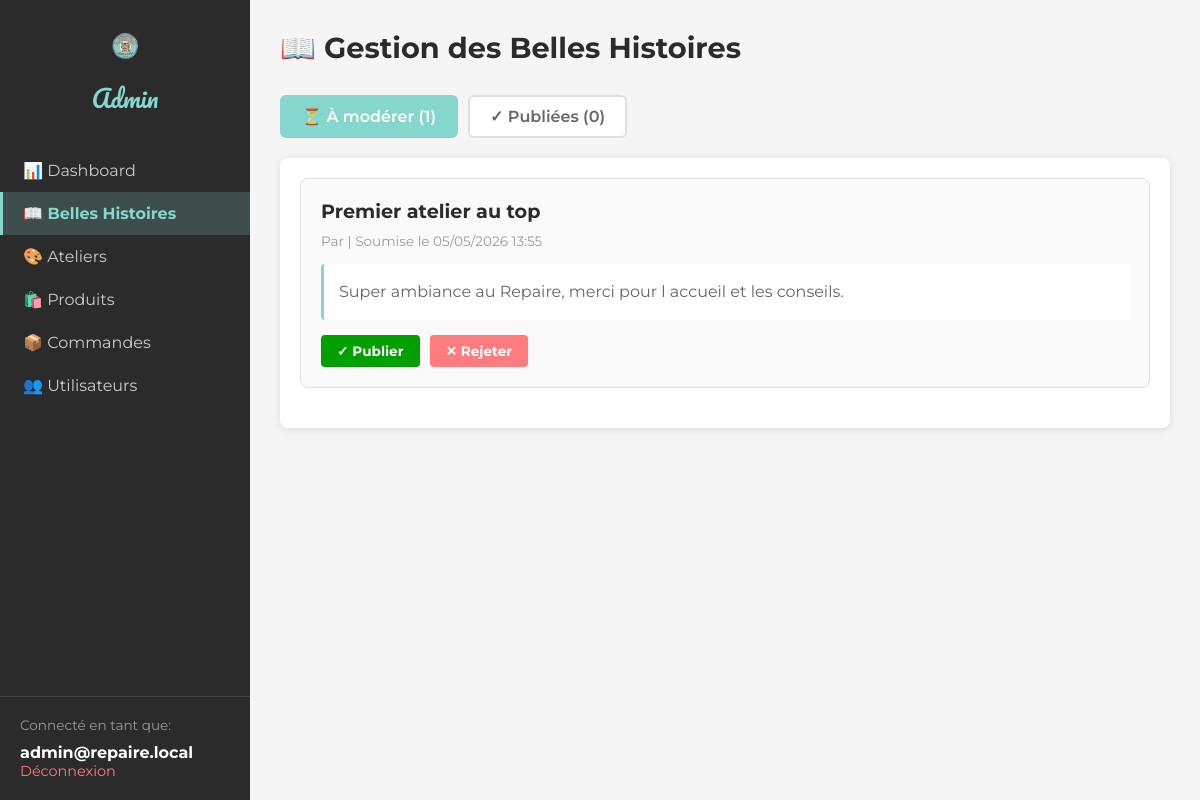
/admin/moderer-histoires.php (signed in), run on the app's committed database.
### tables this page shows
CREATE TABLE belles_histoires (
  id INT AUTO_INCREMENT PRIMARY KEY,
  utilisateur_id INT NOT NULL,
  titre VARCHAR(150) NOT NULL,
  contenu TEXT NOT NULL,
  statut ENUM('en_attente', 'publiee', 'refusee') NOT NULL DEFAULT 'en_attente',
  admin_id INT NULL,
  date_publication DATETIME NOT NULL DEFAULT CURRENT_TIMESTAMP,
  CONSTRAINT fk_histoires_utilisateur
    FOREIGN KEY (utilisateur_id) REFERENCES utilisateurs(id)
    ON UPDATE CASCADE ON DELETE CASCADE,
  CONSTRAINT fk_histoires_admin
    FOREIGN KEY (admin_id) REFERENCES admin_users(id)
    ON UPDATE CASCADE ON DELETE SET NULL
);

### admin/moderer-histoires.php (the view, shortened to what this page needs)
<?php
$pdo = getPDO();
$tab = (string) ($_GET['tab'] ?? 'attente');
$where = $tab === 'attente' ? 'WHERE statut = "en_attente"' : 'WHERE statut = "publiee"';
$stmt = $pdo->query('
    SELECT bh.id, bh.titre, bh.contenu, bh.statut, bh.date_publication, u.nom, u.prenom
    FROM belles_histoires bh
    LEFT JOIN utilisateurs u ON bh.utilisateur_id = u.id
    ' . $where . '
    ORDER BY bh.date_publication DESC
');
$histoires = $stmt->fetchAll();
?>
<!DOCTYPE html>
<html lang="fr">
<head>
</head>
<body>
    <div class="admin-container">
        <aside class="admin-sidebar">
            <div class="admin-logo">
                <img src="../images/logo.png" alt="Logo">
                <h2>Admin</h2>
            </div>
            <ul class="admin-menu">
                <li><a href="dashboard.php">📊 Dashboard</a></li>
                <li><a href="moderer-histoires.php" class="active">📖 Belles Histoires</a></li>
                <li><a href="ateliers.php">🎨 Ateliers</a></li>
                <li><a href="produits.php">🛍️ Produits</a></li>
                <li><a href="commandes.php">📦 Commandes</a></li>
                <li><a href="utilisateurs.php">👥 Utilisateurs</a></li>
            </ul>
            <div class="admin-user-info">
                <p>Connecté en tant que:</p>
                <strong><?php echo htmlspecialchars($_SESSION['admin_email'], ENT_QUOTES, 'UTF-8'); ?></strong>
                <a href="../logout.php">Déconnexion</a>
            </div>
        </aside>
        <main class="admin-main">
            <div class="admin-header">
                <h1>📖 Gestion des Belles Histoires</h1>
            </div>
            <div class="tabs">
                <a href="?tab=attente" class="tab-btn <?php echo $tab === 'attente' ? 'active' : ''; ?>">
                    ⏳ À modérer (<?php echo count(array_filter($histoires, fn($h) => $h['statut'] === 'en_attente')); ?>)
                </a>
                <a href="?tab=publiees" class="tab-btn <?php echo $tab === 'publiees' ? 'active' : ''; ?>">
                    ✓ Publiées (<?php echo count(array_filter($histoires, fn($h) => $h['statut'] === 'publiee')); ?>)
                </a>
            </div>
            <div class="section">
                <?php if (empty($histoires)): ?>
                    <div class="empty-state">
                        <?php echo $tab === 'attente' ? 'Aucune histoire à modérer.' : 'Aucune histoire publiée.'; ?>
                    </div>
                <?php else: ?>
                    <?php foreach ($histoires as $histoire): ?>
                        <div class="histoire-card">
                            <h3><?php echo htmlspecialchars($histoire['titre'], ENT_QUOTES, 'UTF-8'); ?></h3>
                            <div class="histoire-meta">
                                Par <?php echo htmlspecialchars($histoire['prenom'] . ' ' . $histoire['nom'], ENT_QUOTES, 'UTF-8'); ?>
                                | Soumise le <?php echo date('d/m/Y H:i', strtotime($histoire['date_publication'])); ?>
                            </div>
                            <div class="histoire-contenu">
                                <?php echo nl2br(htmlspecialchars($histoire['contenu'], ENT_QUOTES, 'UTF-8')); ?>
                            </div>
                            <div class="actions">
                                <?php if ($histoire['statut'] === 'en_attente'): ?>
                                    <a href="?tab=attente&action=publier&id=<?php echo $histoire['id']; ?>" class="btn btn-success">✓ Publier</a>
                                    <a href="?tab=attente&action=rejeter&id=<?php echo $histoire['id']; ?>" class="btn btn-danger" onclick="return confirm('Êtes-vous sûr ?')">✕ Rejeter</a>
                                <?php endif; ?>
                            </div>
                        </div>
                    <?php endforeach; ?>
                <?php endif; ?>
            </div>
        </main>
    </div>
</body>
</html>

### admin/moderer-histoires.php (style rules this page uses)
* { margin: 0; padding: 0; box-sizing: border-box; }
body { font-family: 'Montserrat', sans-serif; background: #F5F5F5; }
.admin-container { display: flex; min-height: 100vh; }
.admin-sidebar { width: 250px; background: #2B2B2B; color: white; padding: 30px 0; position: fixed; height: 100vh; overflow-y: auto; }
.admin-logo { padding: 0 20px; margin-bottom: 30px; text-align: center; }
.admin-logo img { max-width: 60px; margin-bottom: 10px; }
.admin-logo h2 { font-family: 'Pacifico', cursive; color: #85D6CD; font-size: 1.5rem; font-weight: normal; }
.admin-menu { list-style: none; }
.admin-menu li { margin: 0; }
.admin-menu a { display: block; padding: 12px 20px; color: #ccc; text-decoration: none; transition: all 0.3s; border-left: 3px solid transparent; }
.admin-menu a.active { background: rgba(133, 214, 205, 0.2); color: #85D6CD; border-left-color: #85D6CD; font-weight: 700; }
.admin-user-info { padding: 20px; border-top: 1px solid rgba(255, 255, 255, 0.1); margin-top: auto; position: absolute; bottom: 0; width: 100%; }
.admin-user-info p { font-size: 0.85rem; color: #999; margin-bottom: 10px; }
.admin-user-info a { display: block; color: #FE7B7E; text-decoration: none; font-size: 0.9rem; }
.admin-main { flex: 1; margin-left: 250px; padding: 30px; }
.admin-header { margin-bottom: 30px; }
.admin-header h1 { font-size: 1.8rem; color: #2B2B2B; margin-bottom: 20px; }
.tabs { display: flex; gap: 10px; margin-bottom: 20px; }
.tab-btn { padding: 10px 20px; background: white; border: 2px solid #E0E0E0; border-radius: 6px; cursor: pointer; font-family: 'Montserrat', sans-serif; font-weight: 600; color: #666; transition: all 0.3s; text-decoration: none; display: inline-block; }
.tab-btn.active { background: #85D6CD; color: white; border-color: #85D6CD; }
.section { background: white; border-radius: 8px; padding: 20px; box-shadow: 0 2px 8px rgba(0, 0, 0, 0.1); }
.histoire-card { border: 1px solid #E0E0E0; border-radius: 8px; padding: 20px; margin-bottom: 20px; background: #FAFAFA; }
.histoire-card h3 { color: #2B2B2B; margin-bottom: 10px; font-size: 1.2rem; }
.histoire-meta { font-size: 0.85rem; color: #999; margin-bottom: 15px; }
.histoire-contenu { color: #666; line-height: 1.6; margin-bottom: 15px; padding: 15px; background: white; border-radius: 4px; border-left: 3px solid #85D6CD; }
.actions { display: flex; gap: 10px; }
.btn { padding: 8px 16px; border: none; border-radius: 4px; cursor: pointer; text-decoration: none; font-size: 0.85rem; font-weight: 700; transition: all 0.3s; }
.btn-success { background: #00A000; color: white; }
.btn-danger { background: #FE7B7E; color: white; }

### data on the page
belles_histoires: statut "1", statut "0", titre "Premier atelier au top", date_publication "05/05/2026 13:55", contenu "Super ambiance au Repaire, merci pour l accueil et les conseils."

### other printed values
$_SESSION['admin_email'] "admin@repaire.local"
